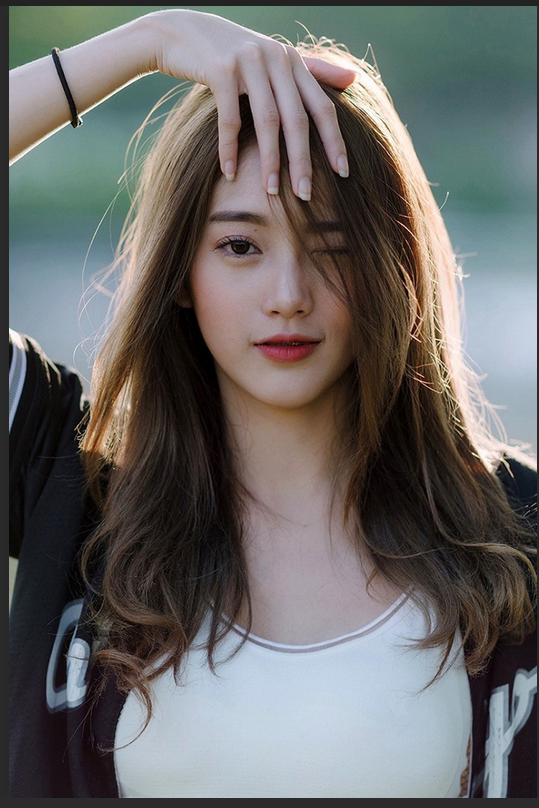
#> input picture 1.opencv_basics/girl.png, 539 x 808 px
$ python opencv_getting_setting.py
#> lines starting #> are read from the running program, lines starting #| are printed output that depends on the picture; after the words box and inside, x2 and y2 are one past the last pixel; in counts of white or black regions, pixels touching at a corner belong together
import argparse
import cv2

ap = argparse.ArgumentParser()
ap.add_argument("-i", "--input", type=str, default="girl.png", help="Path to input image")
args = vars(ap.parse_args())

image = cv2.imread(args["input"])
#> image is the input picture: shape (808, 539, 3); mean B, G, R 103.1, 104.4, 105.7
(h, w) = image.shape[:2]
#> h = 808; w = 539
cv2.imshow('Original', image)

(b, g, r) = image[0,0]
#> b = 34; g = 34; r = 34
print(f"pixel at (0,0) - Red {r}, green {g}, and blue {b}")
#| pixel at (0,0) - Red 34, green 34, and blue 34

(b, g, r) = image[50, 20]
#> b = 86; g = 116; r = 79
print(f"pixel at (20, 50) - Red {r}, green {g}, and blue {b}")
#| pixel at (20, 50) - Red 79, green 116, and blue 86

image[50, 20] = (0,0,255)
#> image: shape (808, 539, 3); under 0.01% of pixels changed, all inside (x1, y1, x2, y2) = (20, 50, 21, 51)
(b, g, r) = image[50, 20]
#> b = 0; g = 0; r = 255
print(f"pixel at (20, 50) - Red {r}, green {g}, and blue {b}")
#| pixel at (20, 50) - Red 255, green 0, and blue 0

(cX, cY) = (w // 2, h // 2)
#> cX = 269; cY = 404

tl = image[0:cY, 0:cX]
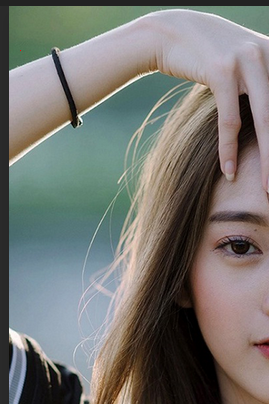
#> tl: shape (404, 269, 3); mean B, G, R 113.5, 118, 118.1
tr = image[0:cY, cX:w]
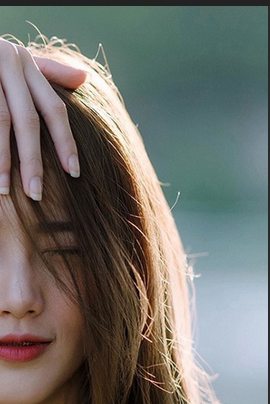
#> tr: shape (404, 270, 3); mean B, G, R 108.4, 113.8, 114.1
bl = image[cY:h, 0:cX]
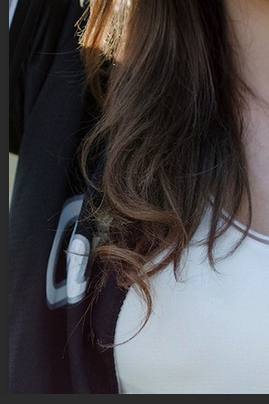
#> bl: shape (404, 269, 3); mean B, G, R 74.2, 72.5, 75.4
br = image[cY:h, cX:w]
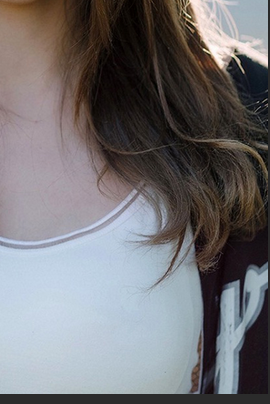
#> br: shape (404, 270, 3); mean B, G, R 116.1, 113.4, 115.2

cv2.imshow('Top-Left corner', tl)
cv2.imshow('Top-right corner', tr)
cv2.imshow('Bottom-left corner', bl)
cv2.imshow('Bottom-right corner', br)

image[0:cY, 0:cX] = (0, 0, 255)
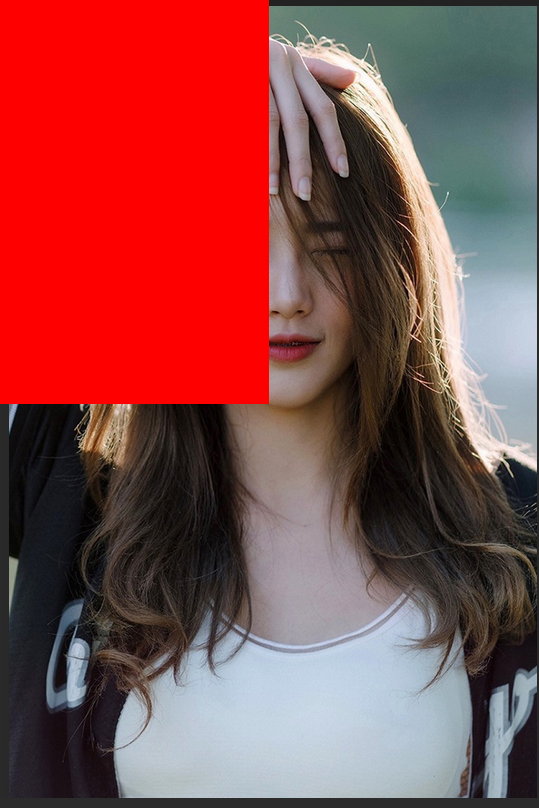
#> image: shape (808, 539, 3); mean B, G, R 74.8, 75, 139.9

cv2.imshow('Updated image', image)
cv2.waitKey(0)
